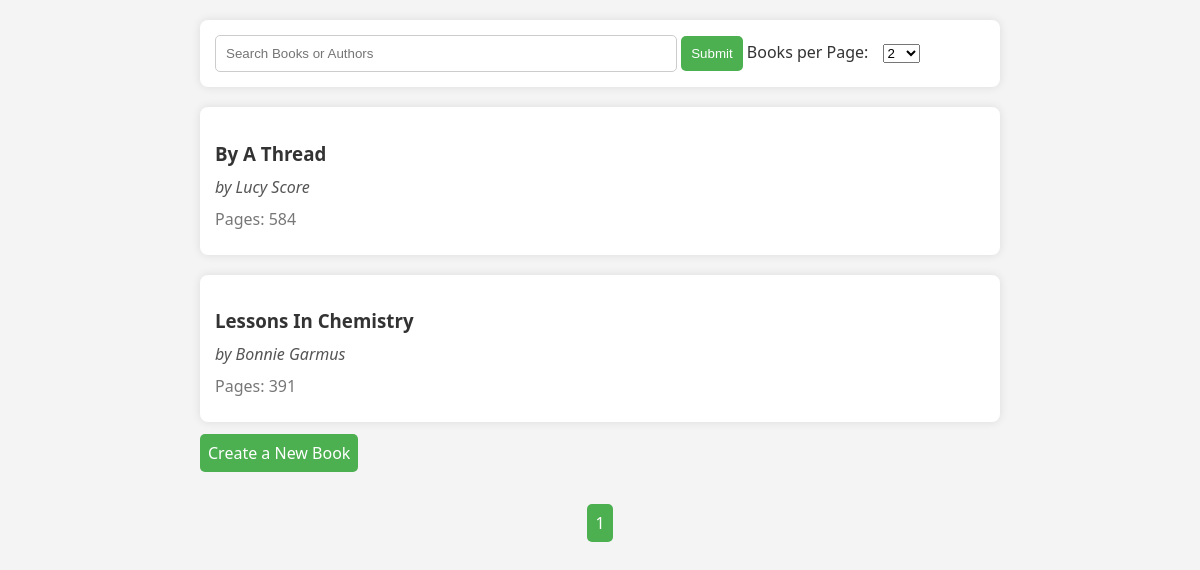
The page /books/ on the database as committed earlier.
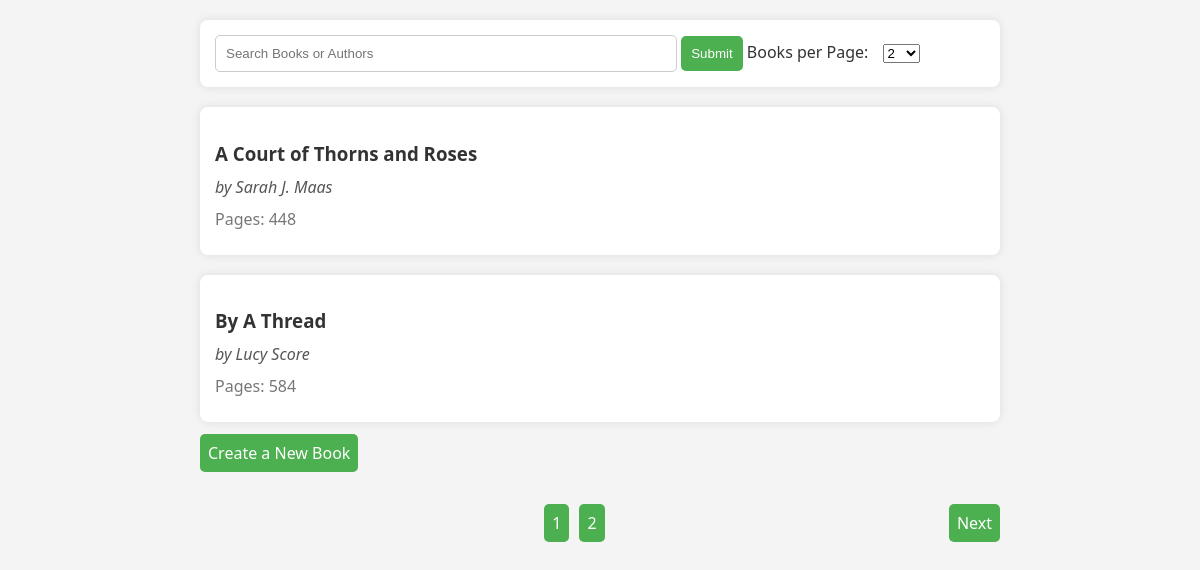
The same page on the database as committed later.
### Book_API/models.py (models this page shows, shortened)
class BookObject(models.Model):
    title = models.CharField(max_length=255)
    author = models.CharField(max_length=255)
    pages = models.IntegerField()

### Book_API/views.py (the view)
# urls.py: path('', views.BookList.as_view(), name='list'),
class BookList(APIView):
    def get(self,request):
        bookObjects = BookObject.objects.all().order_by('title')
        searchQuery = request.query_params.get('search')
        perPage = request.query_params.get('perpage', default=2)
        filter_conditions = Q()
        if searchQuery:
            filter_conditions |= Q(title__icontains=searchQuery) | Q(author__icontains=searchQuery)
        bookObjects = bookObjects.filter(filter_conditions)
        paginator = PageNumberPagination()
        paginator.page_size = perPage
        result_page = paginator.paginate_queryset(bookObjects, request)
        serializer = BookSerializer(result_page, many=True)
        total_pages = paginator.page.paginator.num_pages
        return render(request, 'books.html', {
            'books': serializer.data,
            'total_pages': range(1, total_pages + 1),
            'next_link': paginator.get_next_link(),
            'prev_link': paginator.get_previous_link(),
            'perpage': perPage,
        })

### Book_API/templates/books.html (shortened to what this page needs)
<!DOCTYPE html>
<html lang="en">
<head>
</head>
<body>
<form action="" method="get">
    <input type="search" placeholder="Search Books or Authors" name="search">
    <input type="submit" value="Submit">
    <label for="per_page">Books per Page:</label>
    <select id="per_page" name="perpage">
        <option value="2">2</option>
    </select>
</form>
<div id="bookList">
    {% for book in books %}
        <a href="{% url 'find' pk=book.id %}" class="hiddenA">
            <div class="bookItem">
                <h3 contenteditable="true">{{ book.title }}</h3>
                <p class="author" contenteditable="true">by {{ book.author }}</p>
                <p class="pages" contenteditable="true">Pages: {{ book.pages }}</p>
            </div>
        </a>
    {% endfor %}
</div>
<div id="createButton">
    <a href="{% url 'create' %}" style="margin-right: 10px;">Create a New Book</a>
</div>
<div id="navigation">
    <div id="pageButtons">
        {% for page_num in total_pages %}
            <a href="?page={{ page_num }}&perpage={{ perpage }}">{{ page_num }}</a>
        {% endfor %}
    </div>
    <div>
        {% if next_link %}
            <a href="{{ next_link }}">Next</a>
        {% endif %}
    </div>
</div>
</body>
</html>

Rows that differ between the two databases and show on the page:
no longer on this page (row unchanged): BookObject: title "Lessons In Chemistry", author "Bonnie Garmus"
added BookObject: title "A Court of Thorns and Roses", author "Sarah J. Maas"
Other text that changed with them:
new list line: "by Pages: 448"
new list line: "2"
text now shown: "Next"
list line gone: "by Pages: 391"
